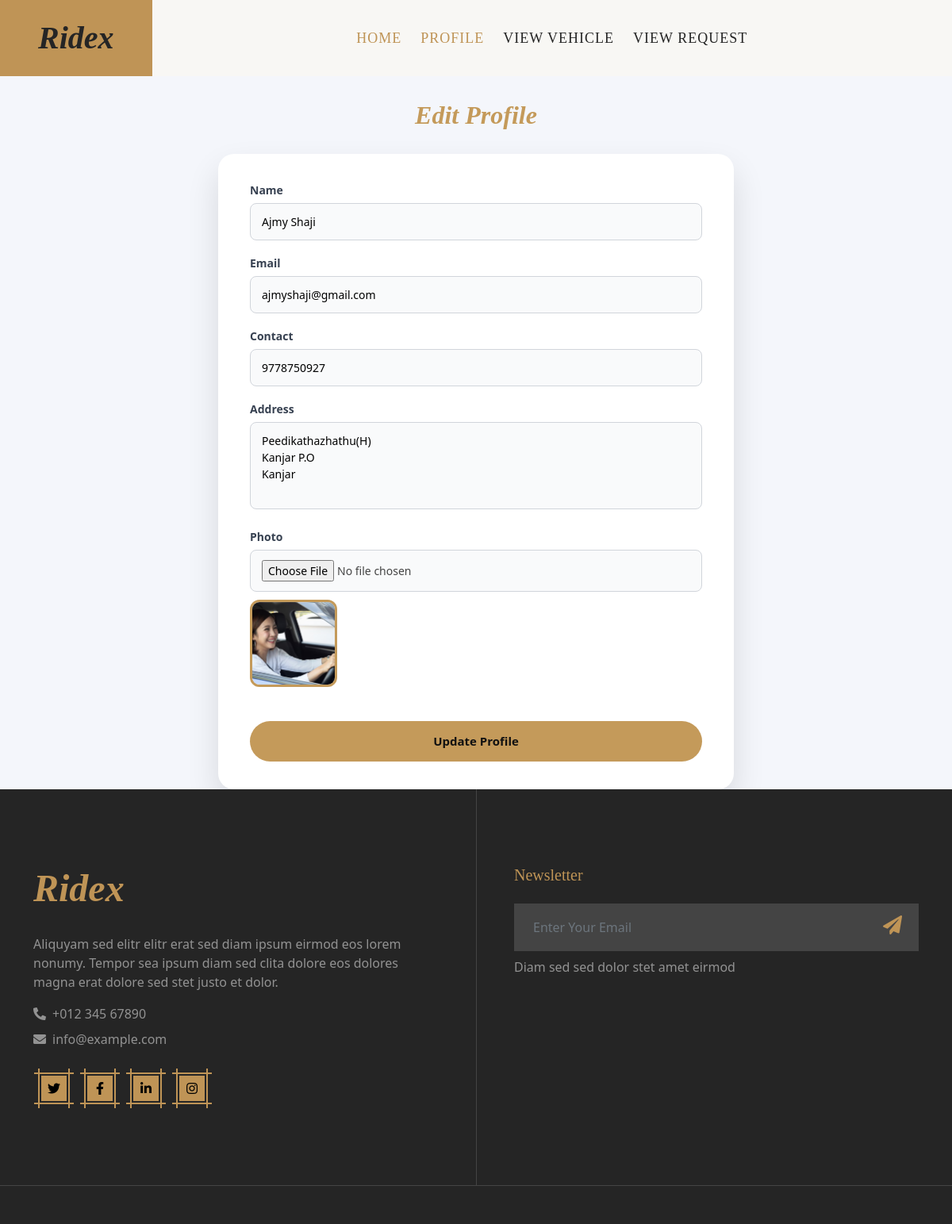
The page /Driver/EditProfile/ (signed in) on the database its author committed.
### Guest/models.py (models this page shows)
class tbl_driver(models.Model):
    driver_name=models.CharField(max_length=50)
    driver_email=models.CharField(max_length=30)
    driver_contact=models.CharField(max_length=15)
    driver_address=models.CharField(max_length=30)
    driver_photo=models.FileField(upload_to='Assets/UserDocs/')
    driver_license=models.FileField(upload_to='Assets/UserDocs/')
    driver_password=models.CharField(max_length=30)
    driver_status=models.IntegerField(default=0)
    driver_doj=models.DateField(auto_now_add=True)
    place=models.ForeignKey(tbl_place,on_delete=models.CASCADE)

### Driver/views.py (the view)
# urls.py: path('EditProfile/',views.EditProfile ,name="EditProfile"),
def EditProfile(request):
    if "drid" not in request.session:
        return redirect("Guest:Login")
    else:
        profiledata=tbl_driver.objects.get(id=request.session['drid'])
        if request.method=="POST":
            name=request.POST.get('txt_name')
            email=request.POST.get('txt_email')
            contact=request.POST.get('txt_contact')
            address=request.POST.get('txt_address')
            photo=request.FILES.get("txt_photo")
            profiledata.driver_name=name
            profiledata.driver_email=email
            profiledata.driver_contact=contact
            profiledata.driver_address=address
            if photo:
                profiledata.driver_photo=photo
            profiledata.save()
            return render(request,"Driver/EditProfile.html",{'msg':'Updated'})
        else:
            return render(request,"Driver/EditProfile.html",{'Data':profiledata})

### Driver/Templates/Driver/EditProfile.html (shortened to what this page needs)
{% extends 'Driver/Head.html' %}
{% block content %}
<!DOCTYPE html>
<html lang="en">
<head>
</head>
<body>
<div class="page-title">
    <h1>Edit Profile</h1>
</div>
<div class="edit-card">
<form action="" method="post" enctype="multipart/form-data">
    <div class="form-group">
        <label>Name</label>
        <input type="text" name="txt_name"
        value="{{Data.driver_name}}"
        required
        pattern="^[A-Z]+[a-zA-Z ]*$"
        title="Name Allows Only Alphabets, Spaces and First Letter Must Be Capital">
    </div>
    <div class="form-group">
        <label>Email</label>
        <input type="email" name="txt_email" value="{{Data.driver_email}}" required>
    </div>
    <div class="form-group">
        <label>Contact</label>
        <input type="text" name="txt_contact" value="{{Data.driver_contact}}" required pattern="[7-9]{1}[0-9]{9}"
                title="Phone number with 7-9 and remaing 9 digit with 0-9"/>
    </div>
    <div class="form-group">
        <label>Address</label>
        <textarea name="txt_address" rows="4" required>{{Data.driver_address}}</textarea>
    </div>
    <div class="form-group">
        <label>Photo</label>
        <input type="file" name="txt_photo">
        {% if Data %}
        <div class="image-preview">
            <img src="{{Data.driver_photo.url}}" alt="Profile Photo">
        </div>
        {% endif %}
    </div>
    <button type="submit" class="submit-btn">Update Profile</button>
</form>
</div>
</body>
</html>
{% endblock content %}

### Driver/Templates/Driver/EditProfile.html (style rules this page uses)
* { margin:0; padding:0; box-sizing:border-box; font-family:'Segoe UI', sans-serif; }
body { background:#f4f6fb; }
:root { --ridex-gold:#C49A5A; }
.page-title { text-align:center; margin:30px 0; }
.page-title h1 { font-size:32px; font-weight:800; font-style:italic; color:var(--ridex-gold); }
.edit-card { width:650px; max-width:95%; margin:auto; background:#ffffff; border-radius:20px; box-shadow:0 20px 40px rgba(0,0,0,0.12); padding:35px 40px; animation:fadeUp 0.6s ease; }
.form-group { margin-bottom:18px; }
.form-group label { display:block; font-size:14px; font-weight:600; margin-bottom:6px; color:#374151; }
.form-group input, .form-group textarea { width:100%; padding:12px 14px; border-radius:8px; border:1px solid #d1d5db; font-size:14px; background:#f9fafb; transition:0.3s; }
textarea { resize:none; }
.image-preview { margin-top:10px; }
.image-preview img { width:110px; height:110px; border-radius:12px; object-fit:cover; border:3px solid var(--ridex-gold); }
.submit-btn { width:100%; margin-top:25px; padding:14px; background:var(--ridex-gold); color:#111; border:none; border-radius:30px; font-size:15px; font-weight:700; cursor:pointer; transition:0.3s; }

### rows shown on the page
tbl_driver: txt_name "Ajmy Shaji", txt_email "ajmyshaji@gmail.com", txt_contact "9778750927", txt_address "Peedikathazhathu(H) Kanjar P.O Kanjar", driver_photo (picture)
